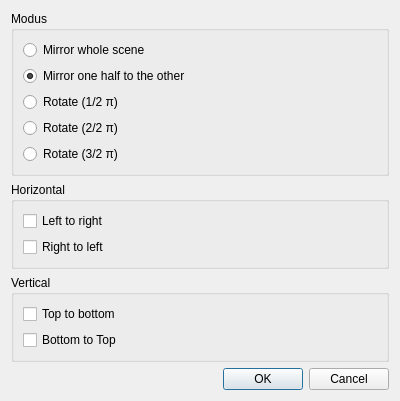
<?xml version="1.0" encoding="UTF-8"?>
<ui version="4.0">
 <class>SwapCopy</class>
 <widget class="QDialog" name="SwapCopy">
  <property name="geometry">
   <rect>
    <x>0</x>
    <y>0</y>
    <width>400</width>
    <height>379</height>
   </rect>
  </property>
  <property name="windowTitle">
   <string>Swap &amp; Copy</string>
  </property>
  <property name="windowIcon">
   <iconset resource="../../../../../../projects/megaglest/git/megaglest-source/source/glest_map_editor/icons.qrc">
    <normaloff>:/mk/shared/editor.ico</normaloff>:/mk/shared/editor.ico</iconset>
  </property>
  <property name="locale">
   <locale language="English" country="UnitedStates"/>
  </property>
  <layout class="QVBoxLayout" name="verticalLayout">
   <item>
    <widget class="QGroupBox" name="modus">
     <property name="title">
      <string>Modus</string>
     </property>
     <layout class="QVBoxLayout" name="verticalLayout_3">
      <item>
       <widget class="QRadioButton" name="inputFlip">
        <property name="text">
         <string>Mirror whole scene</string>
        </property>
       </widget>
      </item>
      <item>
       <widget class="QRadioButton" name="inputMirror">
        <property name="text">
         <string>Mirror one half to the other</string>
        </property>
        <property name="checked">
         <bool>true</bool>
        </property>
       </widget>
      </item>
      <item>
       <widget class="QRadioButton" name="inputRotate1">
        <property name="text">
         <string>Rotate (1/2 π)</string>
        </property>
       </widget>
      </item>
      <item>
       <widget class="QRadioButton" name="inputRotate2">
        <property name="text">
         <string>Rotate (2/2 π)</string>
        </property>
       </widget>
      </item>
      <item>
       <widget class="QRadioButton" name="inputRotate3">
        <property name="text">
         <string>Rotate (3/2 π)</string>
        </property>
       </widget>
      </item>
     </layout>
    </widget>
   </item>
   <item>
    <widget class="QGroupBox" name="horizontal">
     <property name="title">
      <string>Horizontal</string>
     </property>
     <layout class="QVBoxLayout" name="verticalLayout_4">
      <item>
       <widget class="QCheckBox" name="inputL2R">
        <property name="text">
         <string>Left to right</string>
        </property>
        <property name="autoExclusive">
         <bool>true</bool>
        </property>
       </widget>
      </item>
      <item>
       <widget class="QCheckBox" name="inputR2L">
        <property name="text">
         <string>Right to left</string>
        </property>
        <property name="autoExclusive">
         <bool>true</bool>
        </property>
       </widget>
      </item>
     </layout>
     <zorder>inputL2R</zorder>
     <zorder>inputL2R</zorder>
     <zorder>inputR2L</zorder>
    </widget>
   </item>
   <item>
    <widget class="QGroupBox" name="vertical">
     <property name="title">
      <string>Vertical</string>
     </property>
     <layout class="QVBoxLayout" name="verticalLayout_5">
      <item>
       <widget class="QCheckBox" name="inputT2B">
        <property name="text">
         <string>Top to bottom</string>
        </property>
        <property name="autoExclusive">
         <bool>true</bool>
        </property>
       </widget>
      </item>
      <item>
       <widget class="QCheckBox" name="inputB2T">
        <property name="text">
         <string>Bottom to Top</string>
        </property>
        <property name="autoExclusive">
         <bool>true</bool>
        </property>
       </widget>
      </item>
     </layout>
    </widget>
   </item>
   <item>
    <widget class="QDialogButtonBox" name="buttonBox">
     <property name="orientation">
      <enum>Qt::Horizontal</enum>
     </property>
     <property name="standardButtons">
      <set>QDialogButtonBox::Cancel|QDialogButtonBox::Ok</set>
     </property>
    </widget>
   </item>
  </layout>
 </widget>
 <resources>
  <include location="../../../../../../projects/megaglest/git/megaglest-source/source/glest_map_editor/icons.qrc"/>
 </resources>
 <connections>
  <connection>
   <sender>buttonBox</sender>
   <signal>accepted()</signal>
   <receiver>SwapCopy</receiver>
   <slot>accept()</slot>
   <hints>
    <hint type="sourcelabel">
     <x>248</x>
     <y>254</y>
    </hint>
    <hint type="destinationlabel">
     <x>157</x>
     <y>274</y>
    </hint>
   </hints>
  </connection>
  <connection>
   <sender>buttonBox</sender>
   <signal>rejected()</signal>
   <receiver>SwapCopy</receiver>
   <slot>reject()</slot>
   <hints>
    <hint type="sourcelabel">
     <x>316</x>
     <y>260</y>
    </hint>
    <hint type="destinationlabel">
     <x>286</x>
     <y>274</y>
    </hint>
   </hints>
  </connection>
  <connection>
   <sender>inputRotate1</sender>
   <signal>toggled(bool)</signal>
   <receiver>horizontal</receiver>
   <slot>setDisabled(bool)</slot>
   <hints>
    <hint type="sourcelabel">
     <x>199</x>
     <y>95</y>
    </hint>
    <hint type="destinationlabel">
     <x>199</x>
     <y>213</y>
    </hint>
   </hints>
  </connection>
  <connection>
   <sender>inputRotate1</sender>
   <signal>toggled(bool)</signal>
   <receiver>vertical</receiver>
   <slot>setDisabled(bool)</slot>
   <hints>
    <hint type="sourcelabel">
     <x>199</x>
     <y>95</y>
    </hint>
    <hint type="destinationlabel">
     <x>199</x>
     <y>302</y>
    </hint>
   </hints>
  </connection>
  <connection>
   <sender>inputRotate3</sender>
   <signal>toggled(bool)</signal>
   <receiver>horizontal</receiver>
   <slot>setDisabled(bool)</slot>
   <hints>
    <hint type="sourcelabel">
     <x>199</x>
     <y>145</y>
    </hint>
    <hint type="destinationlabel">
     <x>199</x>
     <y>213</y>
    </hint>
   </hints>
  </connection>
  <connection>
   <sender>inputRotate3</sender>
   <signal>toggled(bool)</signal>
   <receiver>vertical</receiver>
   <slot>setDisabled(bool)</slot>
   <hints>
    <hint type="sourcelabel">
     <x>199</x>
     <y>145</y>
    </hint>
    <hint type="destinationlabel">
     <x>199</x>
     <y>302</y>
    </hint>
   </hints>
  </connection>
  <connection>
   <sender>inputFlip</sender>
   <signal>toggled(bool)</signal>
   <receiver>inputR2L</receiver>
   <slot>setDisabled(bool)</slot>
   <hints>
    <hint type="sourcelabel">
     <x>199</x>
     <y>45</y>
    </hint>
    <hint type="destinationlabel">
     <x>199</x>
     <y>234</y>
    </hint>
   </hints>
  </connection>
  <connection>
   <sender>inputFlip</sender>
   <signal>toggled(bool)</signal>
   <receiver>inputB2T</receiver>
   <slot>setDisabled(bool)</slot>
   <hints>
    <hint type="sourcelabel">
     <x>199</x>
     <y>45</y>
    </hint>
    <hint type="destinationlabel">
     <x>199</x>
     <y>323</y>
    </hint>
   </hints>
  </connection>
 </connections>
</ui>
